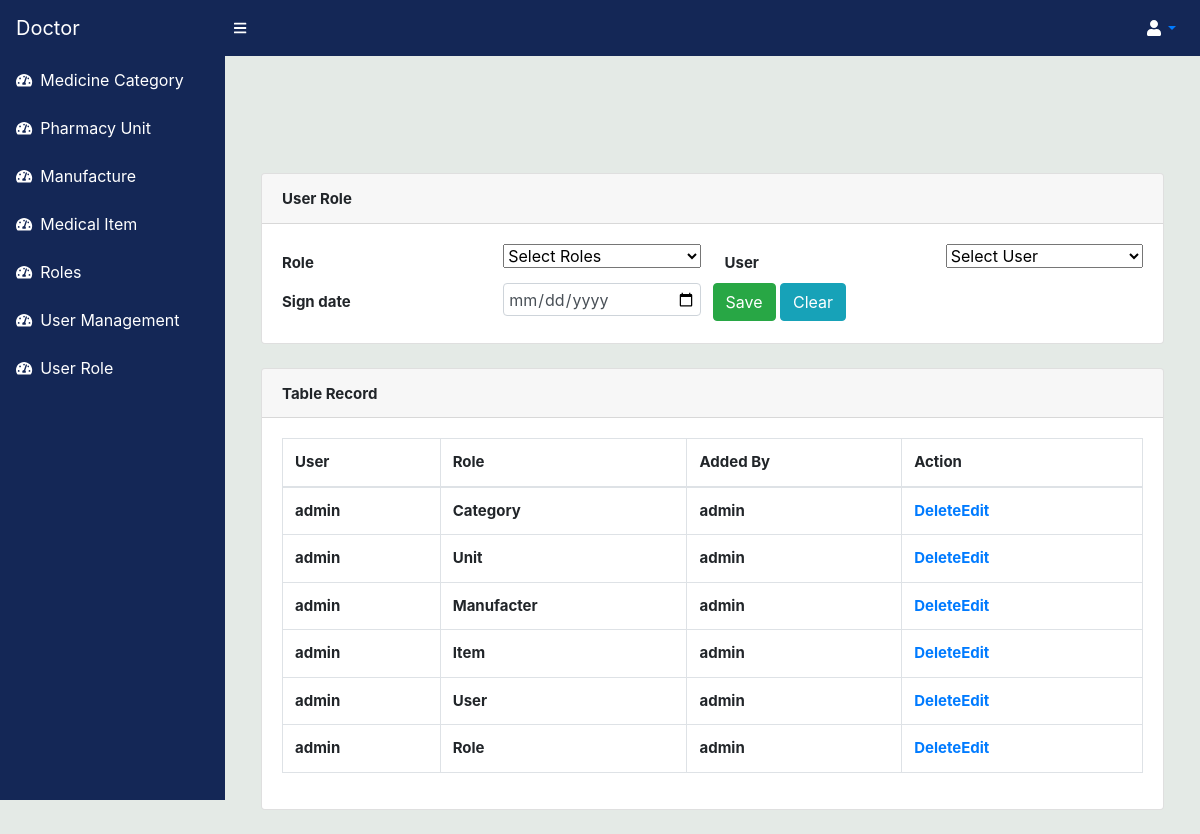
Page /index.php/userrole on the committed database.
### tables this page shows
CREATE TABLE `users` (
  `user_id` int(10) NOT NULL,
  `user_type` tinyint(6) NOT NULL,
  `first_name` varchar(200) NOT NULL,
  `last_name` varchar(200) NOT NULL,
  `email` varchar(200) NOT NULL,
  `mobile` varchar(200) NOT NULL,
  `password` varchar(200) NOT NULL,
  `is_email_verified` tinyint(6) NOT NULL,
  `is_mobile_verified` tinyint(6) NOT NULL,
  `created_by` varchar(100) NOT NULL,
  `created_on` timestamp(6) NOT NULL DEFAULT current_timestamp(6),
  `updated_on` datetime(6) DEFAULT NULL,
  `status` tinyint(6) NOT NULL
);

CREATE TABLE `roles` (
  `role_id` int(10) NOT NULL,
  `role_name` varchar(200) NOT NULL,
  `created_on` timestamp(6) NOT NULL DEFAULT current_timestamp(6),
  `created_by` varchar(200) NOT NULL,
  `status` tinyint(10) NOT NULL
);

CREATE TABLE `user_roles` (
  `id` int(10) NOT NULL,
  `role_id` int(10) NOT NULL,
  `user_id` varchar(200) NOT NULL,
  `sign_date` date NOT NULL,
  `assigned_by` varchar(200) NOT NULL
);

### application/controllers/Userrole.php (called while the page is built, shortened)
<?php
class Userrole extends CI_Controller {
public function __construct(){
        $this->load->helper(array('form', 'url'));
        $this->load->library('form_validation');
		$this->load->database();
        $this->load->model('MainModel', 'admin');
	    $this->load->library('session');
    }
	  public function index()
	   {
		   $counta=$this->admin->count_role("SELECT * FROM `roles`,user_roles WHERE user_roles.role_id=roles.role_id AND user_roles.user_id='5' AND user_roles.role_id='2'");
		    if($counta>=1)
			{
		  $data=$this->admin->get_all_data('user_roles');
		$this->load->view('userrole',compact('data'));
			}
			else{
				$this->load->view('res');
			}
      }
}

### index.php (called while the page is built, shortened)
<?php
require_once BASEPATH.'core/CodeIgniter.php';

### application/models/MainModel.php (called while the page is built, shortened)
<?php
class MainModel extends CI_Model{
	public function get_all_data($db_name){
		$q=$this->db->select('*')->get($db_name);
        return $q->result();
	}
}
?>

### application/views/userrole.php (the view, shortened to what this page needs)
<!DOCTYPE html>
  <html lang="en">
    <head>
      <?php include "link.php"; ?>
      <link href="https://unpkg.com/aos@2.3.1/dist/aos.css" rel="stylesheet">
    </head>
    <body class="sb-nav-fixed">
       <?php
        include "header.php";
       ?>
        <div id="layoutSidenav_content" style="background-color: #e4eae6;">
          <main>
            <div class="container-fluid" data-aos="fade-down" style="opacity: 1; margin-top: 12%;">
              <div class="col-md-12">
                <div class="card mb-4">
                  <div class="card-header">
                    <b style='font-size:15px;'>User Role
					</b>
                  </div>
                  <div class="card-body">
                    <form method="post" enctype="multipart/form-data">
                      <div class="row">
                        <div class="col-md-3">
                          <label for="name" style="margin-top:6px; font-size:17px;"><b style='font-size:15px;'>Role</b></label>
                        </div>
                       <div class="col-md-3">
                          <select style="width:100%;" name="role" required>
						  <option value="">Select Roles</option>
							</select>
                        </div>
						 <div class="col-md-3">
                          <label for="name" style="margin-top:6px; font-size:17px;"><b style='font-size:15px;'>User</b></label>
                        </div>
                        <div class="col-md-3">
                          <select style="width:100%;" name="user" required>
						  <option value="">Select User</option>
							</select>
                        </div>
						<div class="col-md-3">
                          <label for="name" style="margin-top:6px; font-size:17px;"><b style='font-size:15px;'>Sign date</b></label>
                        </div>
                         <div class="col-md-3">
                          <input type="date" class="form-control" name="date" id="category" placeholder="Enter Sign date" required="required" style="height:33px; padding:4px;">
                        </div>
                        <div>
                          <input type="submit" id="submit" class="btn btn-success" name="submit" value="Save"/>
                          <input type="button" id="reset" class="btn btn-info" name="reset" onclick="clearit()"  value="Clear"/>
                        </div>
                      </div>
                    </form>
                  </div>
                </div>
                <div class="card mb-4">
                  <div class="card-header">
                    <b style='font-size:15px;'>Table Record</b>
                  </div>
                  <div class="card-body">
                    <div class="table-responsive">
                      <table class="table table-bordered" id="dataTable" width="100%" cellspacing="0">
                        <thead>
                          <tr>
                            <th style='font-size:15px;'>User</th>
							<th style='font-size:15px;'>Role</th>
                            <th style='font-size:15px;'>Added By</th>
                            <th style='font-size:15px;'>Action</th>
                          </tr>
                        </thead>
                        <tbody>
						<?php
						foreach($data as $row) {  ?>
                            <tr>
                            <th style='font-size:15px;'><?php $user=$row->user_id;
							$sql="select * from users where user_id=$user";
							$query=$this->db->query($sql);
							foreach($res=$query->result() as $rows)
							{
								echo $rows->first_name;
							}
							?></th>
							 <th style='font-size:15px;'><?php
							 $role=$row->role_id;
							$sql="select * from roles where role_id=$role";
							$query=$this->db->query($sql);
							foreach($res=$query->result() as $rows)
							{
								echo $rows->role_name;
							}
							 ?></th>
                            <th style='font-size:15px;'><?php $create=$row->assigned_by;
							$sql="select * from users where user_id=$create";
							$query=$this->db->query($sql);
							foreach($res=$query->result() as $rows1)
							{
								echo $rows1->first_name;
							}
							?></th>
                            <th style='font-size:15px;'><a style='cursor:pointer; float:left' href="<?php echo base_url('Userrole/delete/?id='.$row->id);?>">Delete</a>&nbsp;&nbsp;
							<a style='cursor:pointer; float:left' href="<?php echo base_url('Userrole/edit/?id='.$row->id);?>">Edit</a>
							</th>
                          </tr>
						<?php } ?>
                        </tbody>
                      </table>
                    </div>
                  </div>
                </div>
              </div>
            </div>
          </main>
        </div>
      </div>
    </body>
</html>

### rows in the picture
users: first_name "admin"
roles: role_name "Category"
roles: role_name "Unit"
roles: role_name "Manufacter"
roles: role_name "Item"
roles: role_name "User"
roles: role_name "Role"
